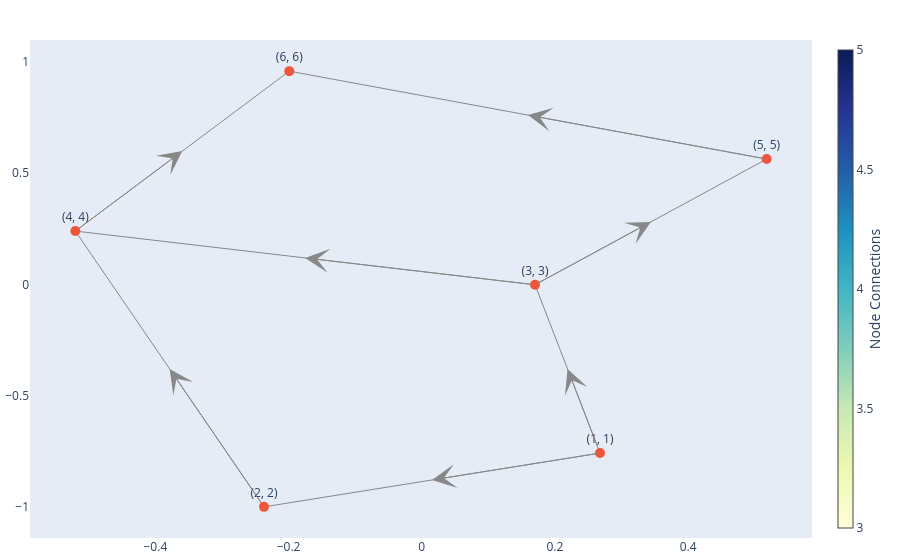

Notebook cell for this chart:
### Code cell
import networkx as nx
import plotly.graph_objects as go

# Define the pairs and their connections
pairs = [(1, 1), (2, 2), (3, 3), (4, 4), (5, 5), (6, 6)]
connections = {
    (1, 1): [(2, 2), (3, 3)],
    (2, 2): [(4, 4)],
    (3, 3): [(4, 4), (5, 5)],
    (4, 4): [(6, 6)],
    (5, 5): [(6, 6)],
    # Add more connections if needed
}

# Create a directed graph
G = nx.DiGraph()

# Add edges to the graph based on connections
for src, targets in connections.items():
    for tgt in targets:
        G.add_edge(src, tgt)

# Use spring layout for positioning
pos = nx.spring_layout(G, seed=42)

# Create edge traces for Plotly
edge_x = []
edge_y = []
for edge in G.edges():
    x0, y0 = pos[edge[0]]
    x1, y1 = pos[edge[1]]
    edge_x.extend([x0, x1, None])
    edge_y.extend([y0, y1, None])

edge_trace = go.Scatter(
    x=edge_x, y=edge_y,
    line=dict(width=1, color='#888'),
    hoverinfo='none',
    mode='lines'
)

# Create node traces for Plotly
node_x = []
node_y = []
node_text = []
for node in G.nodes():
    x, y = pos[node]
    node_x.append(x)
    node_y.append(y)
    node_text.append(f'({node[0]}, {node[1]})')

node_trace = go.Scatter(
    x=node_x, y=node_y,
    mode='markers+text',
    text=node_text,
    textposition='top center',
    hoverinfo='text',
    marker=dict(
        showscale=True,
        colorscale='YlGnBu',
        size=10,
        colorbar=dict(
            thickness=15,
            title='Node Connections',
            xanchor='left',
            titleside='right'
        )
    )
)

# Create arrow annotations for directed edges with arrowhead in the middle
annotations = []
for edge in G.edges():
    x0, y0 = pos[edge[0]]
    x1, y1 = pos[edge[1]]
    # Calculate midpoint for arrowhead placement
    mid_x = (x0 + x1) / 2
    mid_y = (y0 + y1) / 2
    
    annotations.append(
        dict(
            ax=x0, ay=y0, axref='x', ayref='y',
            x=mid_x, y=mid_y, xref='x', yref='y',
            showarrow=True,
            arrowhead=3,
            arrowsize=4,
            arrowwidth=1,
            arrowcolor='#888'
        )
    )

# Create figure and add traces and annotations
fig = go.Figure(data=[edge_trace, node_trace],
                layout=go.Layout(
                    showlegend=False,
                    hovermode='closest',
                    margin=dict(b=20, l=5, r=5, t=40),
                    annotations=annotations,
                    xaxis=dict(showgrid=False, zeroline=False),
                    yaxis=dict(showgrid=False, zeroline=False)
                ))

# Display the graph
fig.show()

### Figure 1 — Plotly figure (JSON) as saved in the notebook; plotly's stock layout.template omitted (floating-point values rounded to 4 significant figures)
{"data": [{"hoverinfo": "none", "line": {"color": "#888", "width": 1}, "mode": "lines", "type": "scatter", "x": [0.2678, -0.2369, null, 0.2678, 0.1702, null, -0.2369, -0.5202, null, 0.1702, -0.5202, null, 0.1702, 0.518, null, -0.5202, -0.1989, null, 0.518, -0.1989, null], "y": [-0.7584, -1, null, -0.7584, -0.002031, null, -1, 0.2394, null, -0.002031, 0.2394, null, -0.002031, 0.563, null, 0.2394, 0.958, null, 0.563, 0.958, null]}, {"hoverinfo": "text", "marker": {"colorbar": {"thickness": 15, "title": {"side": "right", "text": "Node Connections"}, "xanchor": "left"}, "colorscale": [[0, "rgb(255,255,217)"], [0.125, "rgb(237,248,177)"], [0.25, "rgb(199,233,180)"], [0.375, "rgb(127,205,187)"], [0.5, "rgb(65,182,196)"], [0.625, "rgb(29,145,192)"], [0.75, "rgb(34,94,168)"], [0.875, "rgb(37,52,148)"], [1, "rgb(8,29,88)"]], "showscale": true, "size": 10}, "mode": "markers+text", "text": ["(1, 1)", "(2, 2)", "(3, 3)", "(4, 4)", "(5, 5)", "(6, 6)"], "textposition": "top center", "type": "scatter", "x": [0.2678, -0.2369, 0.1702, -0.5202, 0.518, -0.1989], "y": [-0.7584, -1, -0.002031, 0.2394, 0.563, 0.958]}], "layout": {"annotations": [{"arrowcolor": "#888", "arrowhead": 3, "arrowsize": 4, "arrowwidth": 1, "ax": 0.2678, "axref": "x", "ay": -0.7584, "ayref": "y", "showarrow": true, "x": 0.01545, "xref": "x", "y": -0.8792, "yref": "y"}, {"arrowcolor": "#888", "arrowhead": 3, "arrowsize": 4, "arrowwidth": 1, "ax": 0.2678, "axref": "x", "ay": -0.7584, "ayref": "y", "showarrow": true, "x": 0.219, "xref": "x", "y": -0.3802, "yref": "y"}, {"arrowcolor": "#888", "arrowhead": 3, "arrowsize": 4, "arrowwidth": 1, "ax": -0.2369, "axref": "x", "ay": -1, "ayref": "y", "showarrow": true, "x": -0.3785, "xref": "x", "y": -0.3803, "yref": "y"}, {"arrowcolor": "#888", "arrowhead": 3, "arrowsize": 4, "arrowwidth": 1, "ax": 0.1702, "axref": "x", "ay": -0.002031, "ayref": "y", "showarrow": true, "x": -0.175, "xref": "x", "y": 0.1187, "yref": "y"}, {"arrowcolor": "#888", "arrowhead": 3, "arrowsize": 4, "arrowwidth": 1, "ax": 0.1702, "axref": "x", "ay": -0.002031, "ayref": "y", "showarrow": true, "x": 0.3441, "xref": "x", "y": 0.2805, "yref": "y"}, {"arrowcolor": "#888", "arrowhead": 3, "arrowsize": 4, "arrowwidth": 1, "ax": -0.5202, "axref": "x", "ay": 0.2394, "ayref": "y", "showarrow": true, "x": -0.3595, "xref": "x", "y": 0.5987, "yref": "y"}, {"arrowcolor": "#888", "arrowhead": 3, "arrowsize": 4, "arrowwidth": 1, "ax": 0.518, "axref": "x", "ay": 0.563, "ayref": "y", "showarrow": true, "x": 0.1596, "xref": "x", "y": 0.7605, "yref": "y"}], "hovermode": "closest", "margin": {"b": 20, "l": 5, "r": 5, "t": 40}, "showlegend": false, "xaxis": {"showgrid": false, "zeroline": false}, "yaxis": {"showgrid": false, "zeroline": false}}}
